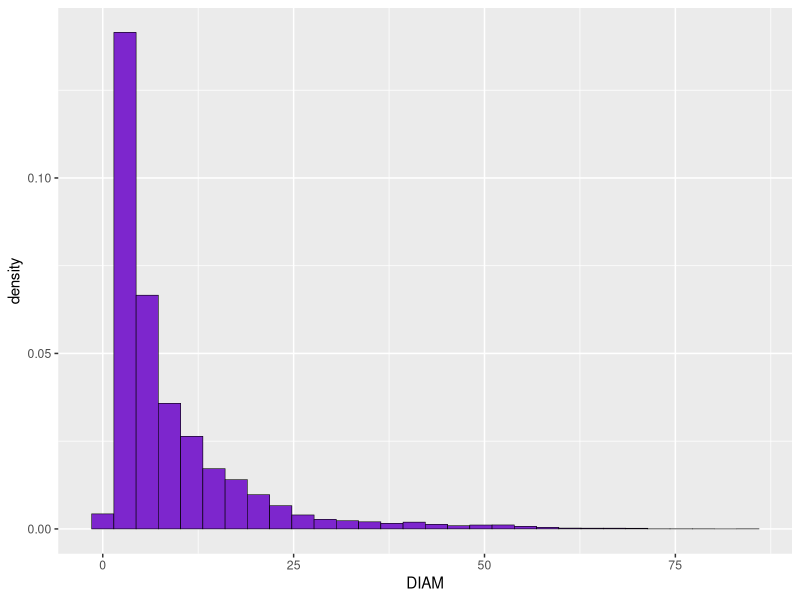
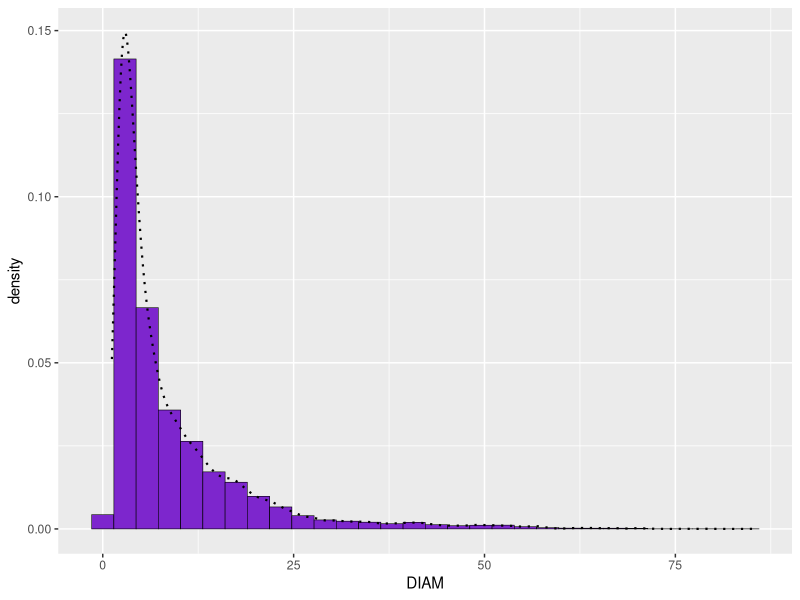
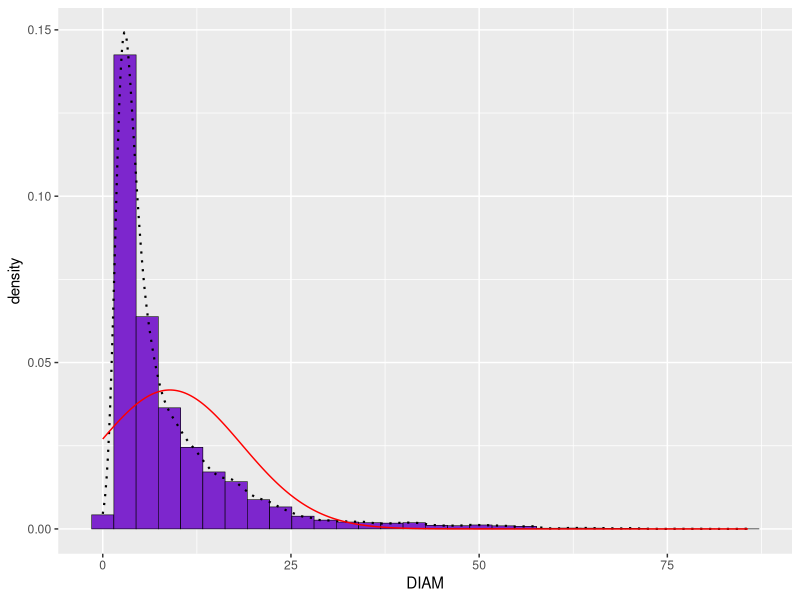
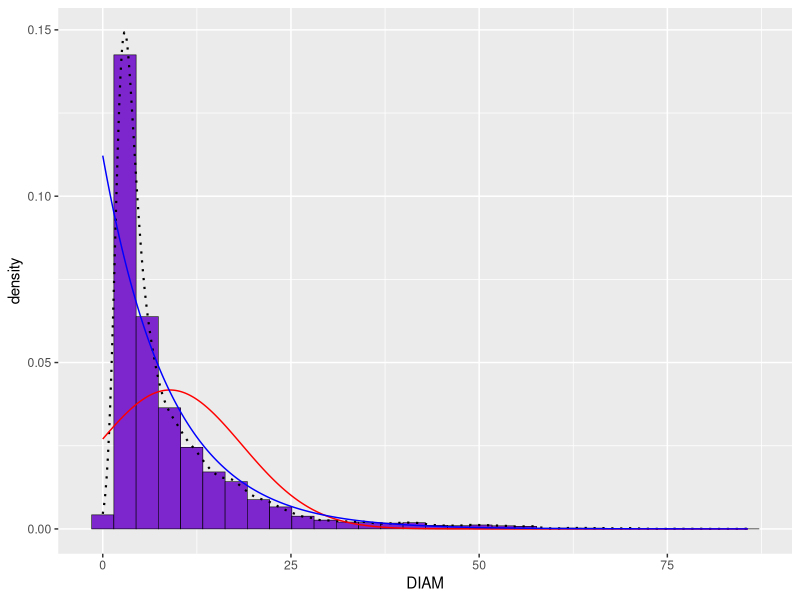
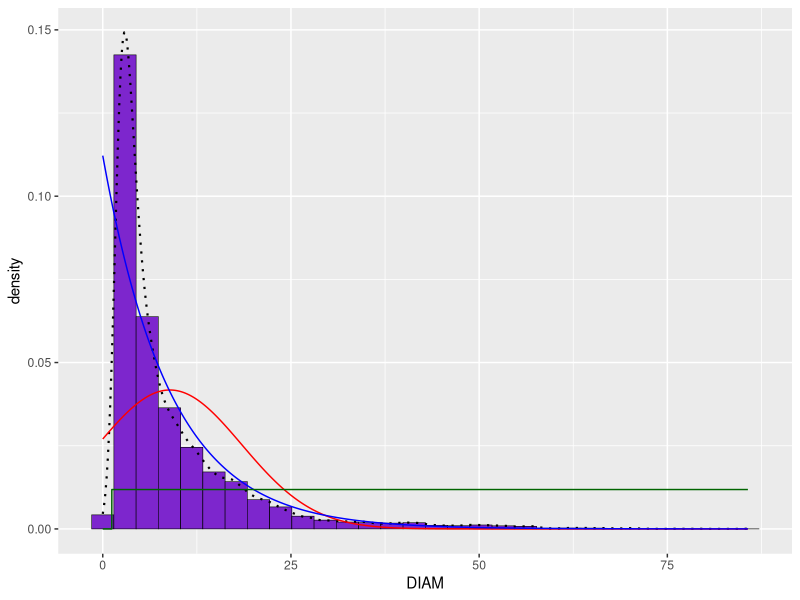
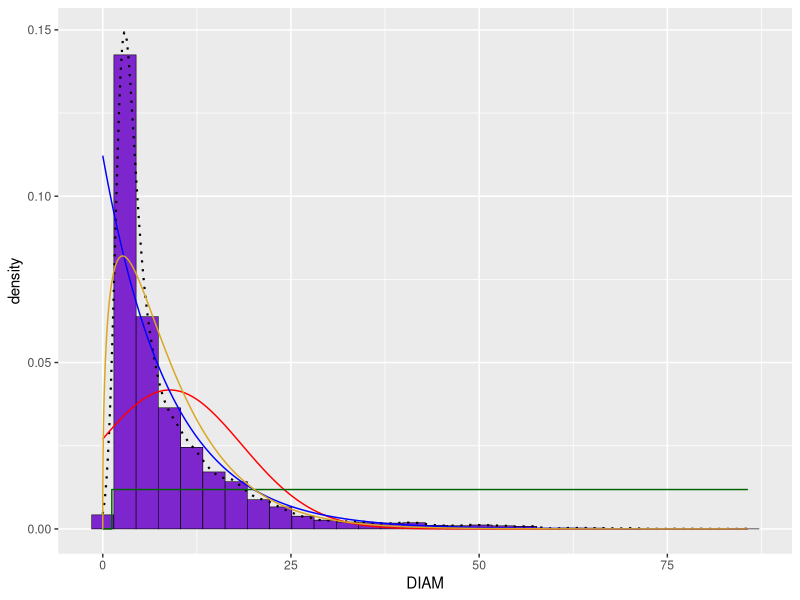
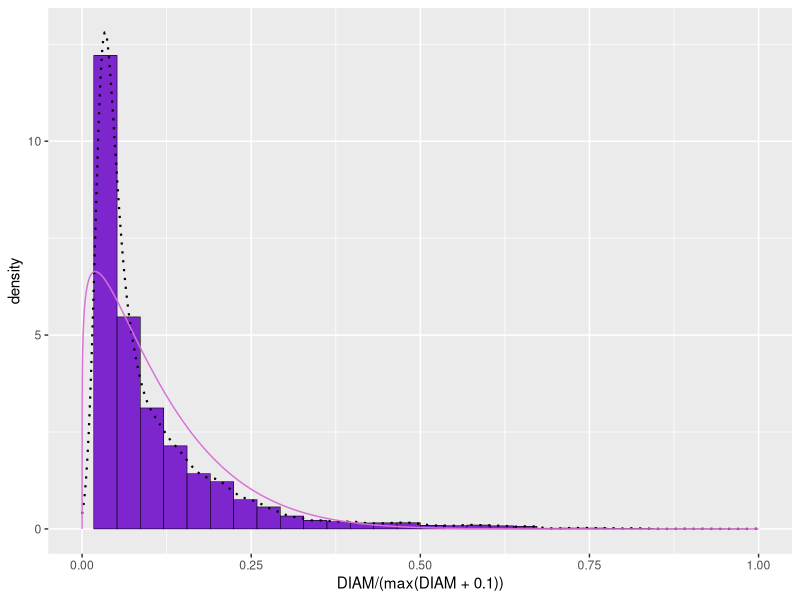
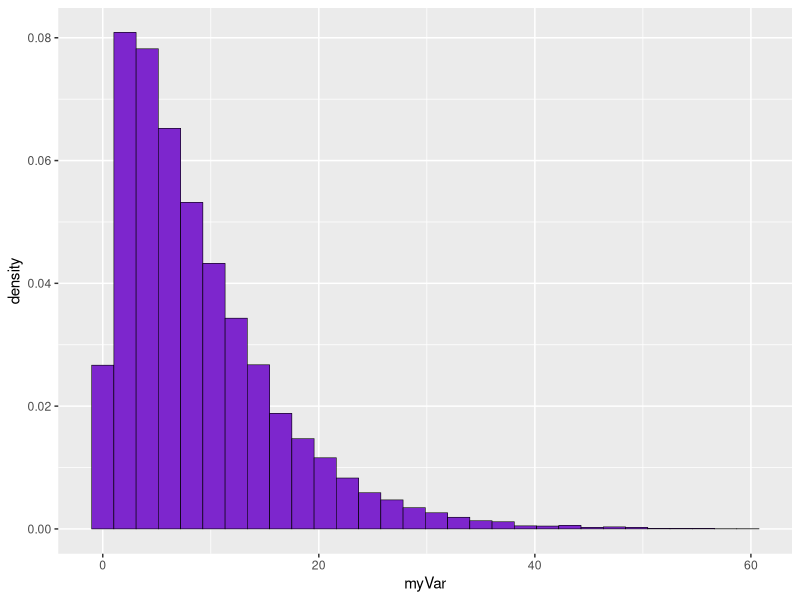

Reproduce these figures in R, in order.
## ---- chunk 1
# Bring in my file
z <- read.table("CH_data_1965_2015.csv",header=TRUE,sep=",", stringsAsFactors=FALSE)
# View aspects of my file
str(z)
summary(z)
head(z)
## ---- chunk 2
library(ggplot2) # for graphics
library(MASS) # for maximum likelihood estimation
## ---- chunk 3
# quick and dirty, a truncated normal distribution to work on the solution set

# z <- rnorm(n=3000,mean=0.2)
# z <- data.frame(1:3000,z)
# names(z) <- list("ID","myVar")
# z <- z[z$myVar>0,]
# str(z)
## ---- chunk 4
p1 <- ggplot(data=z, aes(x=DIAM, y=..density..)) +
  geom_histogram(color="black",fill="purple3",size=0.2) 
print(p1)
## ---- chunk 5
p1 <-  p1 +  geom_density(linetype="dotted",size=0.75)
print(p1)
## ---- chunk 6
normPars <- fitdistr(z$DIAM,"normal")
print(normPars)
## ---- chunk 7
str(normPars)
## ---- chunk 8
normPars$estimate["mean"] # note structure of getting a named attribute
## ---- chunk 9
# determine and assign maximum likelihood values for a normal distribution
meanML <- normPars$estimate["mean"]
sdML <- normPars$estimate["sd"]
# Create the normal probability density curve
xval <- seq(0,max(z$DIAM),len=length(z$DIAM))

 stat <- stat_function(aes(x = xval, y = ..y..), fun = dnorm, colour="red", n = length(z$DIAM), args = list(mean = meanML, sd = sdML))
 p1 + stat
## ---- chunk 10
# determine and assign maximum likelihood values for an exponential distribution
expoPars <- fitdistr(z$DIAM,"exponential")
rateML <- expoPars$estimate["rate"]
# Create the exponential probability density curve
stat2 <- stat_function(aes(x = xval, y = ..y..), fun = dexp, colour="blue", n = length(z$DIAM), args = list(rate=rateML))
 p1 + stat + stat2
## ---- chunk 11
stat3 <- stat_function(aes(x = xval, y = ..y..), fun = dunif, colour="darkgreen", n = length(z$DIAM), args = list(min=min(z$DIAM), max=max(z$DIAM)))
 p1 + stat + stat2 + stat3
## ---- chunk 12
# determine and assign maximum likelihood values for a gamma distribution
gammaPars <- fitdistr(z$DIAM,"gamma")
shapeML <- gammaPars$estimate["shape"]
rateML <- gammaPars$estimate["rate"]
# Create the gamma probability density curve
stat4 <- stat_function(aes(x = xval, y = ..y..), fun = dgamma, colour="goldenrod", n = length(z$DIAM), args = list(shape=shapeML, rate=rateML))
 p1 + stat + stat2 + stat3 + stat4
## ---- chunk 13
# Create the new beta plot
pSpecial <- ggplot(data=z, aes(x=DIAM/(max(DIAM + 0.1)), y=..density..)) +
  geom_histogram(color="black",fill="purple3",size=0.2) + 
  xlim(c(0,1)) +
  geom_density(size=0.75,linetype="dotted")
# determine and assign maximum likelihood values for a beta distribution
betaPars <- fitdistr(x=z$DIAM/max(z$DIAM + 0.1),start=list(shape1=1,shape2=2),"beta")
shape1ML <- betaPars$estimate["shape1"]
shape2ML <- betaPars$estimate["shape2"]
# Create the beta probability density curve
statSpecial <- stat_function(aes(x = xval, y = ..y..), fun = dbeta, colour="orchid", n = length(z$DIAM), args = list(shape1=shape1ML,shape2=shape2ML))
pSpecial + statSpecial
## ---- chunk 14
# view the log likelihoods of each model
normPars$loglik
gammaPars$loglik
expoPars$loglik
## ---- chunk 15
# determine the length of DIAM
DIAMlen <- length(z$DIAM)
DIAMlen
# Review gammaPars
gammaPars
# Generate dataset using the same number of values a DIAM and the parameters from gammaPars
w <- rgamma(n=DIAMlen, shape=1.419672107, rate=0.159273859)
# Convert this to a data frame
w <- data.frame(1:DIAMlen,w)
# Label data frame
names(w) <- list("ID","myVar")
# Plot this distribution
p2 <- ggplot(data=w, aes(x=myVar, y=..density..)) +
  geom_histogram(color="black",fill="purple3",size=0.2) 
print(p2)
# Add the gamma probability density curve
stat5 <- stat_function(aes(x = xval, y = ..y..), fun = dgamma, colour="goldenrod", n = length(w$myVar), args = list(shape=shapeML, rate=rateML))
p2 + stat5
# Plot my data with the corresponding gamma probability density curve
p1 + stat4

